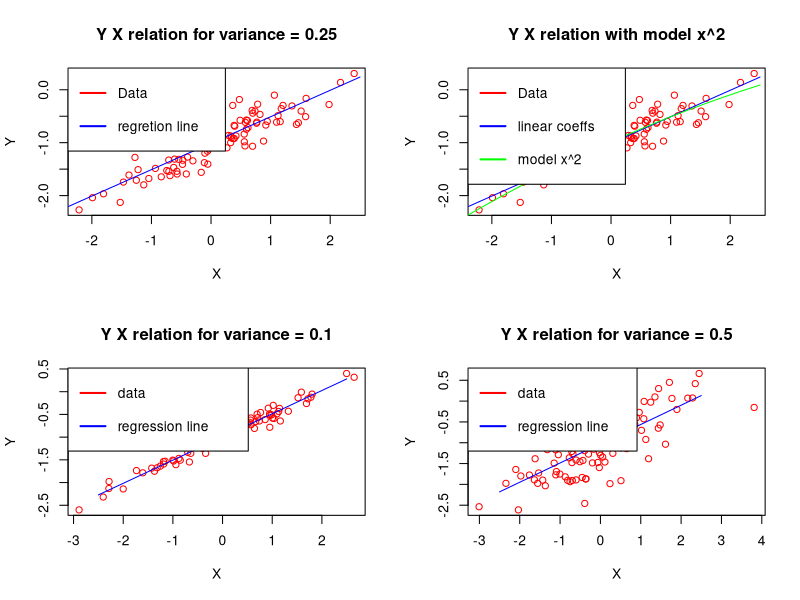

Reproduce this figure in R.
# setting correct seed
set.seed(1)
par(mfrow=c(2,2))

# point A
x <- rnorm(100, 0, 1)

# point B
eps <- rnorm(100, 0, 0.25)

# point C
y <- -1.0 + 0.5 * x + eps

# vector y should have lenght 100, we can check it here:
len_of_y <- length(y)
len_of_y

# what are beta coeffs?
# beta0 is -1.0
# beta1 is 0.5
# TODO: CHECK IF THIS IS CORRECT! (chapter 6)

# point D
plot(x, y, main="Y X relation for variance = 0.25", xlab="X", ylab="Y", col="red") 

# point E
lin_reg_res <- lsfit(x, y)
beta_prim_0 <- lin_reg_res$coefficients[[1]]
beta_prim_1 <- lin_reg_res$coefficients[[2]]

# beta0: -1.00942315347694
# beta1: 0.499734903457018

# point F
# Add line
line_x <- seq(-2.5, 2.5, 0.1)
line_y <- beta_prim_0 + beta_prim_1 * line_x
lines(line_x, line_y, pch = 18, col = "blue", type = "l")

legend("topleft",
       legend = c("Data", "regretion line"),
       col = c("red", "blue"), lwd = 2, lty = 1, text.width = 1.7, y.intersp=2
)


# point G
plot(x, y, main="Y X relation with model x^2", xlab="X", ylab="Y", col="red") 
lines(line_x, line_y, pch = 18, col = "blue", type = "l")

poly_reg_res <- lm(y ~ x + I(x^2))
beta_prim_0_poly <- poly_reg_res$coefficients[[1]]
beta_prim_1_poly <- poly_reg_res$coefficients[[2]]
beta_prim_2_poly <- poly_reg_res$coefficients[[3]]
# beta0: -0.98582124777092983159
# beta1: 0.50429021861348155564
# beta2: -0.02973

# plot to compare linear regretion and quadratic
line_y <- beta_prim_0_poly + (beta_prim_1_poly + beta_prim_2_poly * line_x) * line_x
lines(line_x, line_y, pch = 18, col = "green", type = "l")
legend("topleft",
       legend = c("Data", "linear coeffs", "model x^2"),
       col = c("red", "blue", "green"), lwd = 2, lty = 1, text.width = 1.7, y.intersp=2
)

# point H
x_H <- rnorm(100, 0, 1)
eps_H <- rnorm(100, 0, 0.1)
y_H <- -1.0 + 0.5 * x_H + eps_H

len_of_y_H <- length(y_H)
len_of_y_H # Length of vector y_H is 100

plot(x_H, y_H, main="Y X relation for variance = 0.1", xlab="X", ylab="Y", col="red") 

lin_reg_res_H <- lsfit(x_H, y_H)
beta_prim_0_H <- lin_reg_res_H$coefficients[[1]]
beta_prim_1_H <- lin_reg_res_H$coefficients[[2]]

#beta_prim_0_H: -1.0047452424192024889
#beta_prim_1_H: 0.49250511190754014956

line_x_H <- seq(-2.5, 2.5, 0.2)
line_y_H <- beta_prim_0_H + beta_prim_1_H * line_x_H
lines(line_x_H, line_y_H, pch = 18, col = "blue", type = "l")

legend("topleft", legend=c("data", "regression line"),
       col=c("red", "blue"), lwd=2, lty=1, text.width = 2.5, y.intersp=2)


# point I
x_I <- rnorm(100, 0, 1)
eps_I <- rnorm(100, 0, 0.5)
y_I <- -1.0 + 0.5 * x_I + eps_I

len_of_y_I <- length(y_I)
len_of_y_I # Length of vector y_I is 100

plot(x_I, y_I, main="Y X relation for variance = 0.5", xlab="X", ylab="Y", col="red") 

lin_reg_res_I <- lsfit(x_I, y_I)
beta_prim_0_I <- lin_reg_res_I$coefficients[[1]]
beta_prim_1_I <- lin_reg_res_I$coefficients[[2]]

#beta_prim_0_I: -1.0237262120960126666
#beta_prim_1_I: 0.46252555953770113639

line_x_I <- seq(-2.5, 2.5, 0.2)
line_y_I <- beta_prim_0_I + beta_prim_1_I * line_x_I
lines(line_x_I, line_y_I, pch = 18, col = "blue", type = "l")

legend("topleft", legend=c("data", "regression line"),
       col=c("red", "blue"), lwd=2, lty=1, text.width = 2.8, y.intersp=2)

# point J
# default confidence level of 95%
lm1 <- lm(y ~ x)
int1 <- confint(lm1)
lm2 <- lm(y_H ~ x_H)
int2 <- confint(lm2)
lm3 <- lm(y_I ~ x_I)
int3 <- confint(lm3)
